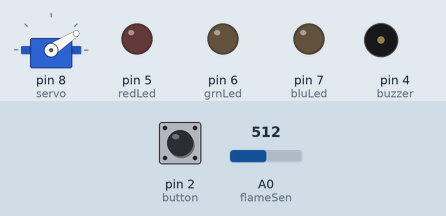
Simulated run of this sketch. Board: Arduino Uno, built with avr-gcc and run on an emulated ATmega328P. Shown: servo, output pins drawn as LEDs (lit = HIGH), buzzer (waves = sounding). Dashed ring = blinking. The test bench sets the inputs (shaded band); at power-on: pin 2 (button) HIGH, A0 (flameSen) = 512. What the sketch prints to the serial monitor is not drawn.

Above: at 1.3 s.
1.4 s: pin 2 (button) pulled LOW for 0.15 s
At 1.76 s:
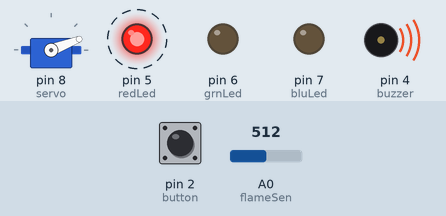
4.4 s: A0 (flameSen) set to 583
7.4 s: A0 (flameSen) set to 616
At 7.58 s:
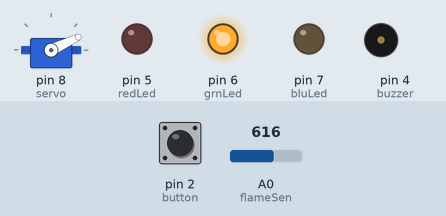
10.4 s: pin 2 (button) pulled LOW for 1 s
At 11.56 s:
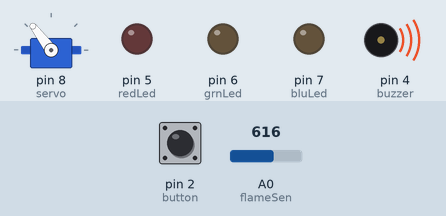
13.5 s: pin 2 (button) pulled LOW for 0.15 s
At 14.15 s:
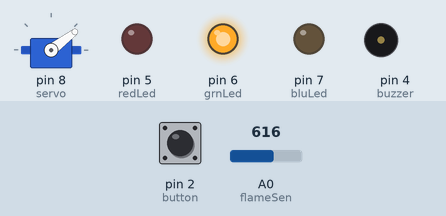
16.6 s: A0 (flameSen) set to 590
At 16.82 s:
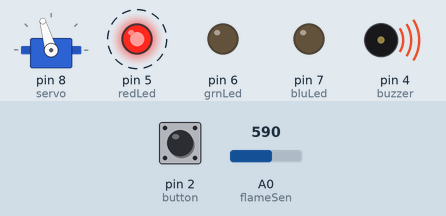
Timing chart, 0 to 20.6 s (numbered marks = the images above; inputs shaded):
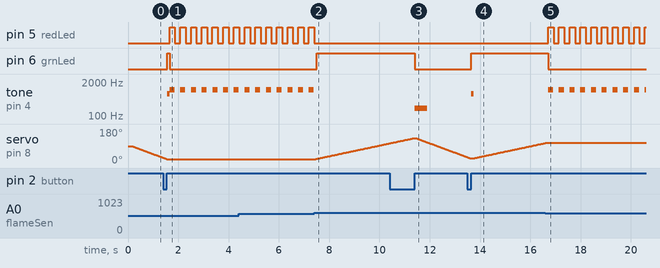

The sketch:

arduino-fire.ino
```cpp
#include <Chrono.h>
#include <Servo.h>

//Interval
const unsigned int interval = 10000;

String nodeName = "FIRE";

// --------------------------------- Components

// pin input
#define button 2
#define servo 8
#define gasSen A5
#define flameSen A0

#define grnLed 6
#define bluLed 7
#define redLed 5
#define buzzer 4

Chrono alertGas;
bool alertStateGas = true;
unsigned long spacingGas = 300;

Chrono alertFire;
bool alertStateFire = true;
unsigned long spacingFire = 200;

// Threshold
const int gasLimit = 200;
const int flameLimit = 600;

// State
bool mainState = false;  //true = on, false = off
bool butState = false;  //true = pressed, false = unpressed
unsigned long pressTime = 0;
const unsigned long waitTime = 500;

// Servo

Servo sv;
int angle = 0;
int svStep = 1;

//Mode
String OffMode = "OFF";
String SafeMode = "SAFE";
String GasMode = "SMOKE";
String FireMode = "FIRE";

String nowMode = OffMode;

Chrono txTimer;

// --------------------------------- Main

void setup() {
  Serial.begin(9600);
  delay(100);

  setupServo();
  setupLEDpin();
  pinMode(buzzer, OUTPUT);
  pinMode(button, INPUT_PULLUP);

  sendSignal(nowMode);
}

void loop() {
  checkButton();
  if (mainState) setOnMode();
  else setOffMode();

  changeOutputMode();
  repeatSignal();
}

// --------------------------------- Input Sensors buttons Servo

void sendSignal(String mode) {
  String signal = nodeName + " " + mode;
  Serial.print(signal);
  Serial.flush();
  txTimer.restart();
  delay(50);
}

void repeatSignal() {
  if(txTimer.hasPassed(interval)) sendSignal(nowMode);

}

void checkButton() {
  if (mainState == false) {
    if (isButtonPressed()) setSafeModeOutput();
  }
  else {
    if (isButtonHeld()) setOffModeOutput();
  }
}
bool isButtonPressed() {
  if (digitalRead(button) == LOW) butState = true;
  if (butState && digitalRead(button) == HIGH) {
    butState = false;
    return true;
  }
  return false;
}
bool isButtonHeld() {
  if (digitalRead(button) == HIGH) pressTime = 0;
  if (digitalRead(button) == LOW && pressTime == 0) pressTime = millis();
  if (pressTime != 0 && digitalRead(button) == LOW && millis() - pressTime >= waitTime) butState = true;
  if (butState && digitalRead(button) == HIGH) {
    butState = false;
    pressTime = 0;
    return true;
  }
  return false;
}

void setOnMode() {
  setDetectMode(chooseDetectMode());
}

void setOffMode() {
  if (nowMode != OffMode) setMode(OffMode);
  getHandBack();
}

void setDetectMode(int i) {
  switch (i) {
    case 1: setSafeMode(); break;
    case 2: setGasMode(); break;
    case 3: setFireMode(); break;
  }
}

int chooseDetectMode() {
  if (detectFlame()) return 3;
  else if (detectGas()) return 2;
  else return 1;
}

void setSafeMode() {
  if (nowMode != SafeMode) setMode(SafeMode);
  scoutArea(35);
}

void setGasMode() {
  if (nowMode != GasMode) setMode(GasMode);
  scoutArea(5);
}

void setFireMode() {
  if (nowMode != FireMode) setMode(FireMode);
  delay(20);
}

void setMode(String mode) {
  nowMode = mode;
  sendSignal(mode);
}

void setupServo() {
  sv.attach(servo);
  angle = sv.read();
}

void scoutArea(int slowness) {
  angle += svStep;
  sv.write(angle);
  if (angle < 0 || angle > 180) svStep = -svStep;
  delay(slowness);
}

void getHandBack() {
  if (angle > 0) {
    sv.write(--angle);
    delay(20);
  }
}

bool detectGas() {
//   Serial.println(analogRead(gasSen));
//  if (analogRead(gasSen) > gasLimit) return true;
  return false;
}

bool detectFlame() {
//  Serial.println(analogRead(flameSen));
  if (analogRead(flameSen) < flameLimit) return true;
  return false;
}

// --------------------------------- Output LED Buzzer

void changeOutputMode() {
  if (nowMode == OffMode) setOffModeOutput();
  else if (nowMode == SafeMode) setSafeModeOutput();
  else if (nowMode == GasMode) setGasModeOutput();
  else if (nowMode == FireMode) setFireModeOutput();
}
void setOffModeOutput() {
  setColor(0, 0, 0);
  if (mainState) {
    mainState = false;
    beepOff();
  }
}
void setSafeModeOutput() {
  setColor(0, 255, 0);
  if (!mainState) {
    mainState = true;
    beepOn();
  }
}
void setGasModeOutput() {
  delay(15);
  if (alertGas.hasPassed(spacingGas)) {
    alertGas.restart();
    switchAlertGas();
  }
}
void setFireModeOutput() {
  delay(15);
  if (alertFire.hasPassed(spacingFire)) {
    alertFire.restart();
    switchAlertFire();
  }
}
void switchAlertGas() {
  if (alertStateGas) setAlertONGas();
  else setAlertOFF();
  alertStateGas = !alertStateGas;
}
void switchAlertFire() {
  if (alertStateFire) setAlertONFire();
  else setAlertOFF();
  alertStateFire = !alertStateFire;
}
void setAlertONGas() {
  setColor(255, 255, 0);
  tone(buzzer, 500, spacingGas);
}
void setAlertONFire() {
  setColor(255, 0, 0);
  tone(buzzer, 1000, spacingFire);
}
void setAlertOFF() {
  setColor(0, 0, 0);
}
void beepOn() {
  tone(buzzer, 700, 100);
}
void beepOff() {
  tone(buzzer, 200, 500);
}
void setColor(int redVal, int grnVal, int bluVal) {
  analogWrite(redLed, redVal);
  analogWrite(grnLed, grnVal);
  analogWrite(bluLed, bluVal);
}
void setupLEDpin() {
  pinMode(redLed, OUTPUT);
  pinMode(grnLed, OUTPUT);
  pinMode(bluLed, OUTPUT);
}
```

Measured:
- the behaviour switches between 599 and 600 on A0 (flameSen) (found by bisection; images 1 and 2)
- after the input at 1.4 s, pin 5 (redLed): alternates HIGH for 0.21 s and LOW for 0.21 s, starting after 0.26 s; pin 6 (grnLed): LOW → HIGH after 0.16 s, → LOW 0.10 s later; tone on pin 4 (buzzer): silent → 700 Hz after 0.16 s, then repeats every 0.43 s: 1000 Hz 0.20 s, silent 0.23 s; servo on pin 8 (servo): goes on until 1.5 s, then stays 21°
- after the input at 7.4 s, pin 5 (redLed): goes on until 7.4 s, then stays LOW; pin 6 (grnLed): LOW → HIGH after 0.10 s; tone on pin 4 (buzzer): stops changing and stays silent; servo on pin 8 (servo): moves from 21° to 104° over 2.9 s, starting after 0.07 s
- after the input at 10.4 s, pin 6 (grnLed): HIGH → LOW after 1.0 s; tone on pin 4 (buzzer): silent → 200 Hz after 1.0 s, → silent 0.50 s later
- after the input at 13.5 s, pin 6 (grnLed): LOW → HIGH after 0.15 s; tone on pin 4 (buzzer): silent → 700 Hz after 0.15 s, → silent 0.10 s later
- after the input at 16.6 s, pin 5 (redLed): alternates HIGH for 0.21 s and LOW for 0.21 s, starting after 0.11 s; pin 6 (grnLed): HIGH → LOW after 0.11 s; tone on pin 4 (buzzer): alternates 1000 Hz for 0.20 s and silent for 0.23 s, starting after 0.11 s; servo on pin 8 (servo): stays 106° (without the input it goes to 107° after 0.02 s)
